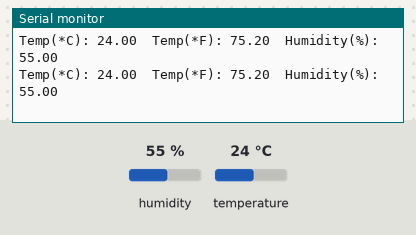
This sketch was run on a simulated Arduino Uno, built with avr-gcc and run on an emulated ATmega328P. On the bench: the last lines printed to the serial monitor. The test bench sets the inputs (shaded band); at power-on: humidity 55 %, temperature 24 °C.

Above: at 3.8 s.
3.9 s: humidity set to 22 %
At 7.1 s:
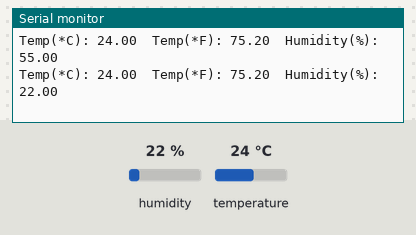
7.8 s: temperature set to 12 °C
At 10.3 s:
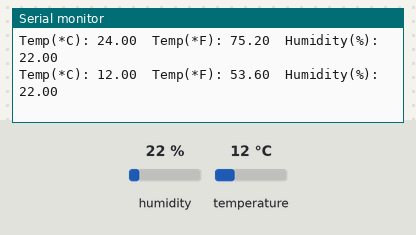
11.7 s: humidity set to 40 %
At 13.4 s:
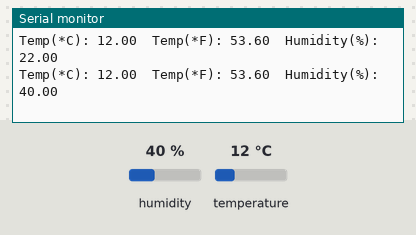
Timing chart, 0 to 14.9 s (numbered marks = the images above; inputs shaded):
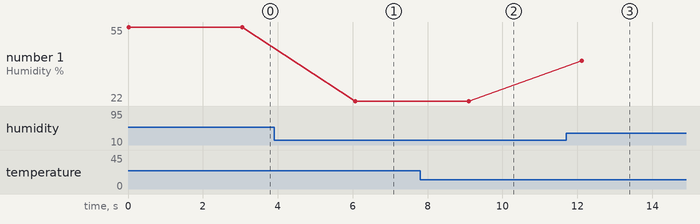

Measured:
- after the input at 3.9 s, the serial monitor: prints a new line after 2.2 s (image 1)
- after the input at 7.8 s, the serial monitor: prints a new line after 1.3 s (image 2)
- after the input at 11.7 s, the serial monitor: prints a new line after 0.42 s (image 3)
- plotted number 1: 55 → 22 after the input at 3.9 s, 22 → 40 after the input at 11.7 s

The sketch:

Lecture1_DHT.ino
```cpp
#include "DHT.h"
#define DHTPIN 2     // what digital pin we're connected to
#define DHTTYPE DHT11   // DHT 11
DHT dht(DHTPIN, DHTTYPE);


void setup() {
  // put your setup code here, to run once:
  Serial.begin(9600);
  dht.begin();
}

void loop() {
  // put your main code here, to run repeatedly:
  float t = dht.readTemperature();
  float h = dht.readHumidity();


  Serial.print("Temp(*C): ");
  Serial.print(t);
  Serial.print("  Temp(*F): ");
  Serial.print(t/5*9+32);
  Serial.print("  Humidity(%): ");
  Serial.println(h);
  delay(3000);
}
```
